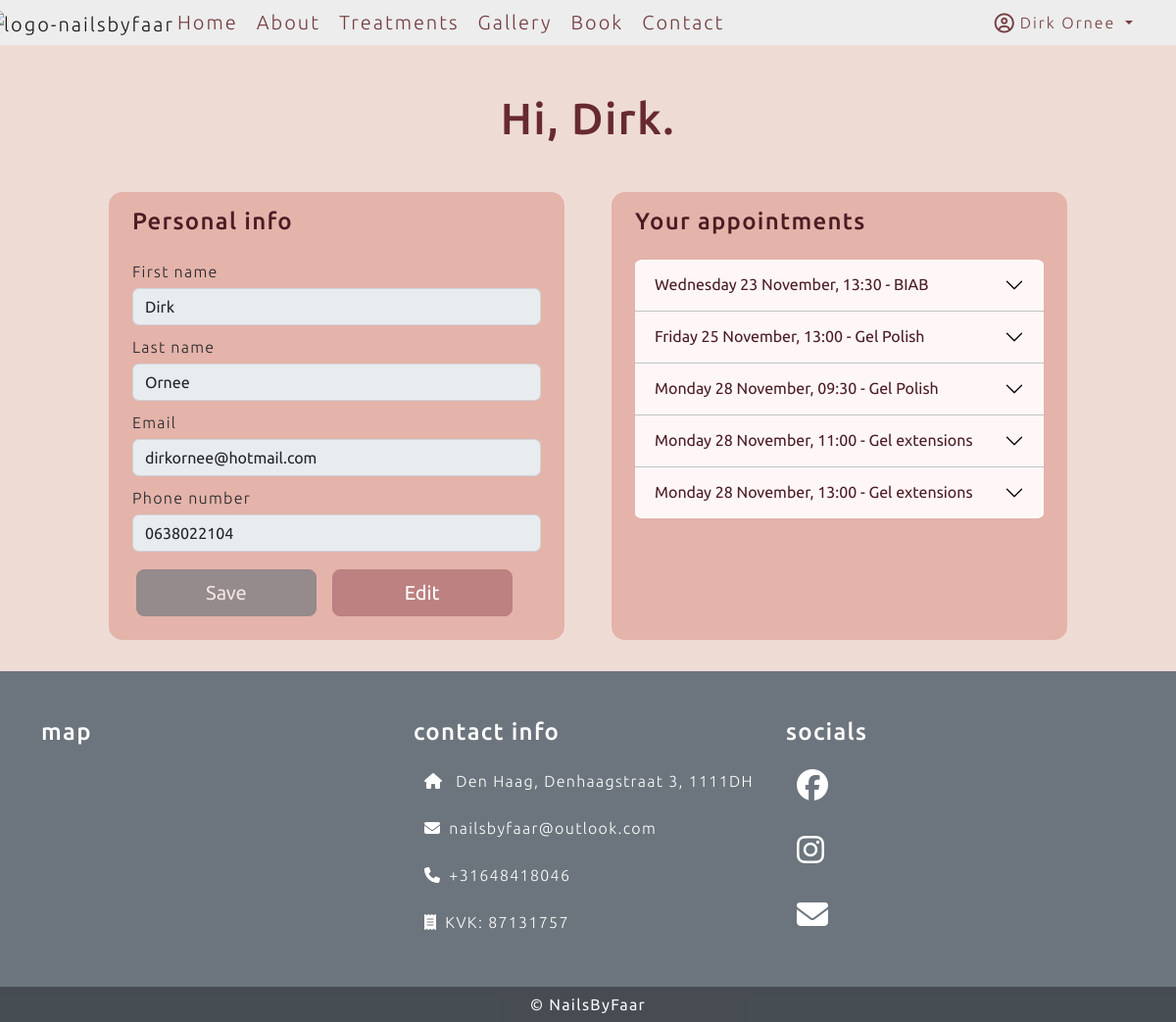
Before: /user/dashboard (signed in) with the older database file.
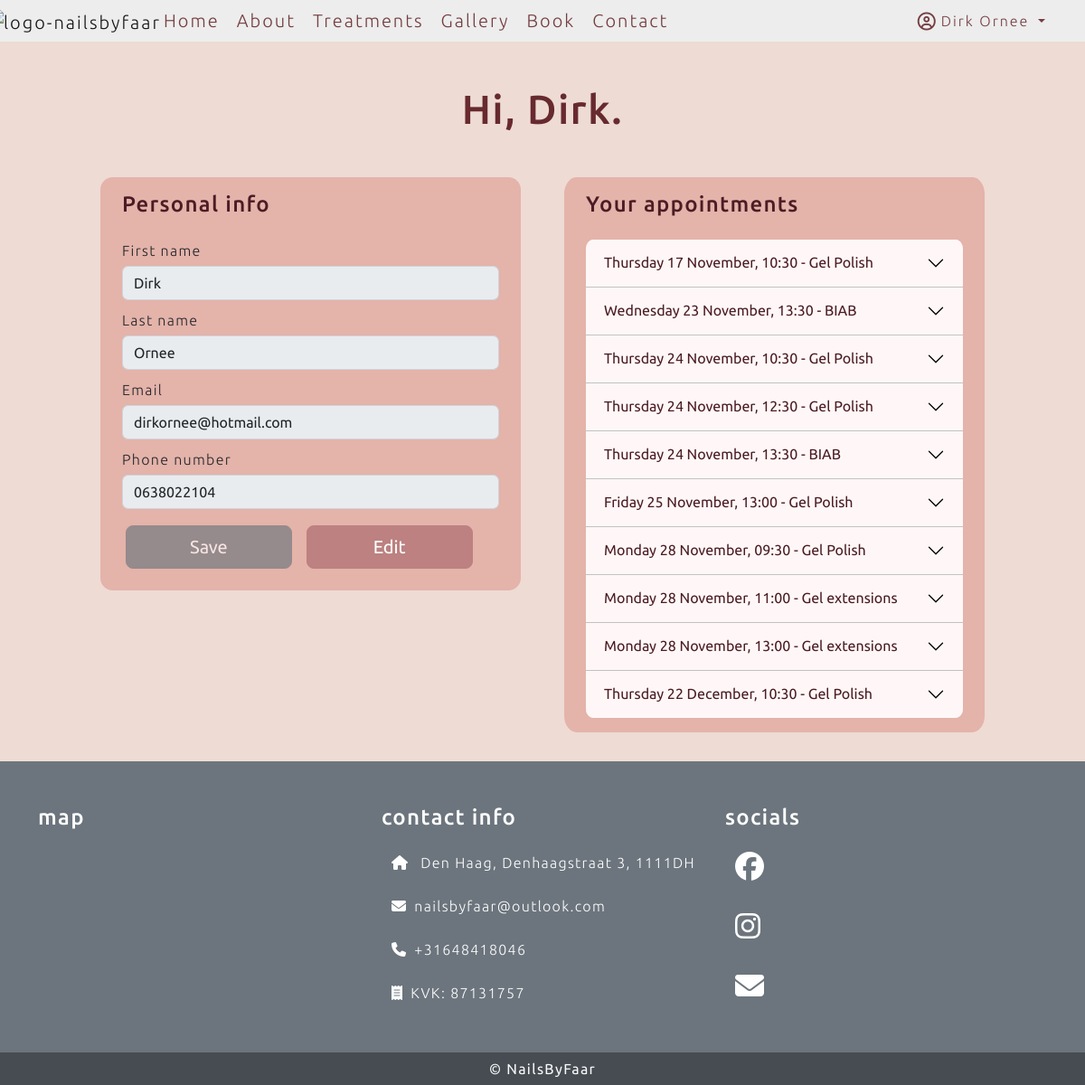
After: the same page with the newer database file.
### users/models.py (models this page shows, shortened)
class User(AbstractBaseUser, PermissionsMixin):
    email = models.EmailField(max_length=254, unique=True)
    first_name = models.CharField(max_length=254, null=True, blank=True)
    last_name = models.CharField(max_length=254, null=True, blank=True)
    phone_number = models.CharField(max_length=16, null=True, blank=True)
    is_staff = models.BooleanField(default=False)
    is_superuser = models.BooleanField(default=False)
    is_active = models.BooleanField(default=True)
    last_login = models.DateTimeField(null=True, blank=True)
    date_joined = models.DateTimeField(default=timezone.now)
    USERNAME_FIELD = 'email'
    EMAIL_FIELD = 'email'
    REQUIRED_FIELDS = []
    objects = UserManager()

### salon/models.py (models this page shows, shortened)
class Appointment(models.Model):
    user = models.ForeignKey(User, related_name="user", on_delete=models.PROTECT, null=True, blank=True)
    email = models.EmailField(max_length=254, blank=True, null=True)
    first_name = models.CharField(max_length=254, null=True, blank=True)
    last_name = models.CharField(max_length=254, null=True, blank=True)
    phone_number = models.CharField(max_length=16, null=True, blank=True)
    treatment_name = models.ForeignKey(Treatment, related_name="treatment_name", on_delete=models.PROTECT, null=True)
    date_time = models.DateTimeField()

class Treatment(models.Model):
    appointment_type = models.CharField(max_length=150)
    title = models.CharField(max_length=150, unique=True)
    description = models.TextField()
    short_description = models.CharField(max_length=225)
    image = CloudinaryField('image', default='placeholder')
    price = models.DecimalField(max_digits=10, decimal_places=2)
    duration = models.DecimalField(max_digits=3, decimal_places=0)
    display = models.BooleanField(default=False)
    active = models.BooleanField(default=False)

### users/views.py (the view, shortened to what this page needs)
# urls.py: path('dashboard', views.Dashboard.as_view(), name="dashboard"),
class Dashboard(View):
    def get(self, request):
        user_dict = {}
        if request.user.is_authenticated:
            user_dict = {'email': request.user.email, 'first_name': request.user.first_name, 'last_name': request.user.last_name, 'phone_number': request.user.phone_number}
        else:
            user_dict = {}
        user_form = EditUserForm(initial=user_dict)
        yesterday = datetime.today() - timedelta(days=1)
        appointmentQueryset1 = Appointment.objects.filter(date_time__gt=yesterday).filter(user__email=request.user.email).order_by("date_time").values()
        appointmentQueryset2 = Appointment.objects.filter(date_time__gt=yesterday).filter(email=request.user.email).order_by("date_time").values()
        appointmentQueryset = list(appointmentQueryset1 | appointmentQueryset2)
        for dict in appointmentQueryset:
            date = dict["date_time"]
            check_date = datetime.now() + timedelta(days=2)
            if date <= check_date:
                dict["not_cancellable"] = True
                print("don't cancel me")
            dict["date_time_short"] = dict["date_time"].strftime("%A %d %B, %H:%M")
            dict["date_time"] = dict["date_time"].strftime("%A %d %B %Y, %H:%M")
            dict["duration"] = int(Treatment.objects.get(id=dict['treatment_name_id']).duration)
            dict["treatment_name"] = Treatment.objects.get(id=dict['treatment_name_id']).title
        context = {"user_form": user_form, "appointments": appointmentQueryset}
        return render(request, "user-dashboard.html", context=context)

### users/forms.py
class EditUserForm(forms.ModelForm):
    def __init__(self, *args, **kwargs):
        super(EditUserForm, self).__init__(*args, **kwargs)
        for fieldname, field in self.fields.items():
            field.widget.attrs.update({
            'class': 'custom-form-field'
        })
    class Meta:
        model = User
        fields = ('first_name', 'last_name', 'email', 'phone_number')

### templates/user-dashboard.html (shortened to what this page needs)
{% extends "base.html" %}
{% load static %}
{% load crispy_forms_tags %}
{% block content %}
<div class="container mt-md-5 my-2">
    <div class="row mx-auto w-100 justify-content-center">
        <div class="text-center mb-3">
            <h2>Hi, {{ request.user.first_name}}.</h2>
        </div>
        <div class="col-md-5 m-4 py-3 px-md-4 h-100 user-data-box">
            <h4>Personal info</h4>
            <form method="POST" class="mt-4" id="user-data-form">
                {{ user_form | crispy }}
                <div class="row">
                    <button type="submit" class="btn btn-secondary btn-card btn-lg col-5 disabled my-2 ms-3"
                        id="save-user-data">Save</button>
                    <button type="button" onClick="editUserData()"
                        class="btn btn-secondary btn-card btn-lg col-5 my-2 ms-3" id="edit-user-data">Edit</button>
                </div>
            </form>
        </div>
        <div class="col-md-5 m-4 py-3 px-md-4 user-data-box">
            <h4>Your appointments</h4>
            <div class="mt-4 accordion accordion-flush" id="accordionFlushAppointment">
                {% for appointment in appointments %}
                <div class="accordion-item">
                    <h5 class="accordion-header" id="flush-heading-{{ forloop.counter }}">
                        <button class="accordion-button collapsed" type="button" data-bs-toggle="collapse"
                            data-bs-target="#flush-collapse-{{ forloop.counter }}" aria-expanded="false"
                            aria-controls="flush-collapse-{{ forloop.counter }}">
                            {{ appointment.date_time_short }} - {{ appointment.treatment_name }}
                        </button>
                    </h5>
                </div>
                {% endfor %}
            </div>
        </div>
    </div>
    {% endblock %}

### templates/base.html (shortened to what this page needs)
{% load static %}
{% load cloudinary %}
<!DOCTYPE html>
<html lang="en">
<head>
    <link href="https://cdn.jsdelivr.net/npm/bootstrap@5.2.1/dist/css/bootstrap.min.css" rel="stylesheet"
>
    <link rel="stylesheet" href="{% static 'css/style.css' %}">
</head>
<body class="d-flex flex-column min-vh-100">
    <header>
        {% if not is_home %}
        <nav class="navbar navbar-expand-md navbar-color navbar-background">
            {% else %}
            <nav class="navbar navbar-expand-md navbar-color">
                {% endif %}
                <div class="container-fluid">
                    <a href="{% url 'home' %}" class="navbar-brand"><img
                            src="https://res.cloudinary.com/dirkornee/image/upload/v1666360592/logo-no-background_thicker_s1qwll.png"
                            alt="logo-nailsbyfaar" style="height: 130px; margin: -24px;"></a>
                    <div class="collapse navbar-collapse" id="navbarSupportedContent">
                        <ul class="navbar-nav me-auto mb-2 mb-lg-0">
                            <li class="nav-item">
                                <a href="{% url 'home' %}" class="nav-link fs-5">Home</a>
                            </li>
                            <li class="nav-item">
                                <a href="{% url 'about' %}" class="nav-link fs-5">About</a>
                            </li>
                            <li class="nav-item">
                                <a href="{% url 'treatments' %}" class="nav-link fs-5">Treatments</a>
                            </li>
                            <li class="nav-item">
                                <a href="{% url 'gallery' %}" class="nav-link fs-5">Gallery</a>
                            </li>
                            <li class="nav-item">
                                <a href="{% url 'book' %}" class="nav-link fs-5">Book</a>
                            </li>
                            <li class="nav-item">
                                <a href="{% url 'contact' %}" class="nav-link fs-5">Contact</a>
                            </li>
                        </ul>
                        <ul class="navbar-nav ms-auto mb-2 mb-lg-0">
                            {% if request.user.is_authenticated %}
                            <li class="nav-item dropdown me-4">
                                <a class="nav-link dropdown-toggle" href="#" role="button" data-bs-toggle="dropdown"
                                    aria-expanded="false">
                                    <i class="far fa-user-circle fa-lg me-1"></i>{{ user.first_name }}
                                    {{user.last_name}}
                                </a>
                            </li>
                            {% else %}
                            <li class="na-item">
                                <a href="{% url 'account_login' %}"
                                    class="nav-link fs-5 btn btn-outline-primary btn-login" id="btn-login">Login</a>
                            </li>
                            {% endif %}
                        </ul>
                    </div>
                </div>
            </nav>
    </header>
    <main>
        {% block content %}
        {% endblock content %}
    </main>
    <footer class="text-white text-center text-lg-start bg-secondary mt-auto">
        <div class="container pt-5">
            <div class="row">
                <div class="col-lg-4 mb-4">
                    <h4 class="mb-4 text-white">map</h4>
                </div>
                <div class="col-lg-4 mb-4">
                    <h4 class="mb-4 text-white">contact info</h4>
                    <ul class="fa-ul">
                        <li class="fa-li mb-4 text-nowrap">
                            <span><i class="fas fa-home"></i>
                            </span><span class="ms-2">Den
                                Haag, Denhaagstraat 3,
                                1111DH</span>
                        </li>
                        <li class="fa-li mb-4 text-nowrap">
                            <span><i class="fas fa-envelope"></i></span><span
                                class="ms-2">nailsbyfaar@outlook.com</span>
                        </li>
                        <li class="fa-li mb-4 text-nowrap">
                            <span><i class="fas fa-phone"></i></span><span class="ms-2">+31648418046</span>
                        </li>
                        <li class="fa-li mb-4 text-nowrap">
                            <span><i class="fas fa-receipt"></i></span><span class="ms-2">KVK: 87131757</span>
                        </li>
                    </ul>
                </div>
                <div class="col-lg-4 mb-4">
                    <h4 class="mb-4 text-white">socials</h4>
                    <ul class="fa-ul">
                        <li class="fa-li mb-4 pb-2 footer-social-icon">
                            <span class="text-nowrap"><i class="fa-brands fa-facebook fa-2x"></i>
                            </span>
                        </li>
                        <li class="fa-li mb-4 pb-2 footer-social-icon">
                            <span class="text-nowrap"><i class="fa-brands fa-instagram fa-2x"></i></span>
                        </li>
                        <li class="fa-li mb-4 pb-2 footer-social-icon">
                            <span class="text-nowrap"><i class="fa-solid fa-envelope fa-2x"></i></span>
                        </li>
                    </ul>
                </div>
            </div>
        </div>
        <div class="container" style="max-width: 100%;">
            <div class="row bg-dark" style="--bs-bg-opacity: .50">
                <div class="col-12 text-center">
                    <p class="mb-0 p-1 text-light">&copy; NailsByFaar</p>
                </div>
            </div>
        </div>
    </footer>
</body>
</html>

### static/css/style.css (style rules this page uses)
body { background-color: rgba(224, 189, 177, 0.54); font-family: 'Ubuntu', sans-serif; letter-spacing: 1.3px; font-weight: 300; }
p { line-height: 28px; color: rgb(115, 115, 115); font-weight: 400; }
h2 { font-size: 2.8rem; color: #672a2e; }
h4 { color: #4b1c24; }
h5 { color: #4b1c24; }
a { color: #BC8180; }
ul li { margin-left: 3px !important; }
.navbar { padding: 0; letter-spacing: 2px; font-weight: 300; }
.navbar-color { --bs-navbar-color: #672a2ee6; --bs-navbar-hover-color: #a17772; }
.navbar-background { background-color: #ededed; }
* { box-sizing: border-box; margin: 0; padding: 0; }
.fa-ul { margin-left: 2rem; }
.btn-card { --bs-btn-bg: #BC8180; --bs-btn-border-color: #BC8180; --bs-btn-hover-bg: #A17772; --bs-btn-hover-border-color: #A17772; --bs-btn-active-bg: #672A2E; --bs-btn-active-border-color: #672A2E; }
.custom-form-field { margin-top: 5px; margin-bottom: 10px; }
.user-data-box { background: #e4b3aa; border-radius: 3%; }
#accordionFlushAppointment { overflow: hidden; border-radius: 2%; --bs-accordion-bg: #fff7f7; --bs-accordion-border-color: #c2c2c2; --bs-accordion-btn-color: unset; --bs-accordion-active-bg: #bc8180; --bs-accordion-active-color: white; }

Changed rows visible on the page:
added Appointment: date_time_short "Thursday 17 November, 10:30", treatment_name "Gel Polish"
added Appointment: date_time_short "Thursday 24 November, 10:30", treatment_name "Gel Polish"
added Appointment: date_time_short "Thursday 24 November, 12:30", treatment_name "Gel Polish"
added Appointment: date_time_short "Thursday 24 November, 13:30", treatment_name "BIAB"
added Appointment: date_time_short "Thursday 22 December, 10:30", treatment_name "Gel Polish"
